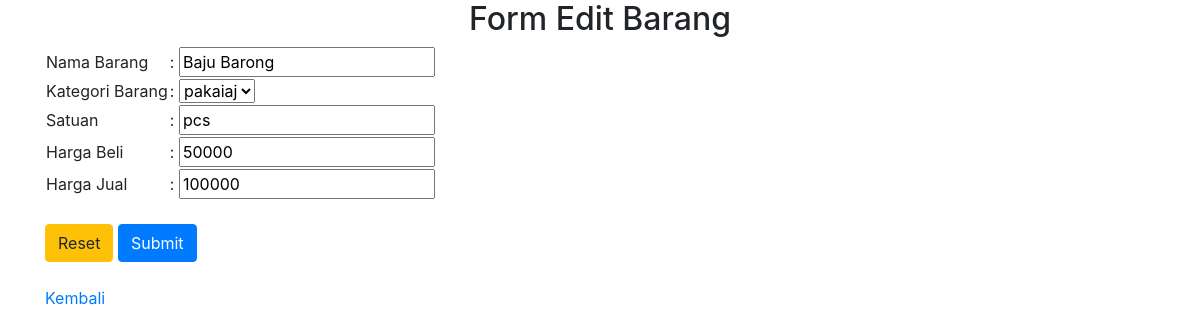
Screenshot of /edit_barang.php?id_barang=1 with the database file from the repository.
### tables this page shows
CREATE TABLE `tbarang` (
  `id_barang` int(11) NOT NULL,
  `id_kategori` int(11) NOT NULL,
  `nama_barang` varchar(40) NOT NULL,
  `satuan` varchar(20) NOT NULL,
  `harga_beli` int(11) NOT NULL,
  `harga_jual` int(11) NOT NULL
);

CREATE TABLE `tkategori` (
  `id_kategori` int(11) NOT NULL,
  `nama_kategori` varchar(50) NOT NULL
);

### edit_barang.php (the view, shortened to what this page needs)
<?php
include "koneksi.php";
$tampil=mysqli_query($koneksi,"SELECT * FROM tbarang inner join tkategori on tbarang.id_kategori=tkategori.id_kategori WHERE id_barang='$_GET[id_barang]'");
$data=mysqli_fetch_array($tampil);
?>
<!DOCTYPE html>
<html lang="en">
<head>
	<link rel="stylesheet" href="https://stackpath.bootstrapcdn.com/bootstrap/4.3.1/css/bootstrap.min.css">
</head>
<body>
<div class="container">
	<h2 align="center">Form Edit Barang</h2>
    <form action="update_barang.php " method="post">
    <table>
	<tr>
		<td>Nama Barang</td>
       <td> : <input type="hidden" name="id_barang" value="<?php echo"$data[id_barang]";?>"/>
		<input type="text" name="nama_barang" value="<?php echo"$data[nama_barang]";?>"/></td>
	</tr>
	<tr>
		<td>Kategori Barang</td>
		<td>: <select name="id_kategori">
			  <option value="<?php echo"$data[id_kategori]";?>"><?php echo"$data[nama_kategori]";?></option>
                    </select>
                </td>
	</tr>
    <tr>
		<td>Satuan</td>
		<td>: <input type="text" name="satuan" value="<?php echo"$data[satuan]";?>"/></td>
	</tr>
	<tr>
		<td>Harga Beli</td>
		<td>: <input type="number" name="harga_beli" value="<?php echo"$data[harga_beli]";?>"/></td>
	</tr>
	<tr>
		<td>Harga Jual</td>
		<td>: <input type="number" name="harga_jual" value="<?php echo"$data[harga_jual]";?>"/></td>
	</tr>
	</table>
	<br>
	<button type="reset" class="btn btn-warning">Reset</button>
            <button type="submit" class="btn btn-primary">Submit</button><br><br>
	<a href='index.php'>Kembali</a>
    </form>
	</div>
</body>
</html>

### rows the page displays
tbarang: nama_barang "Baju Barong", id_kategori "pakaiaj", satuan "pcs", harga_beli "50000", harga_jual "100000"
